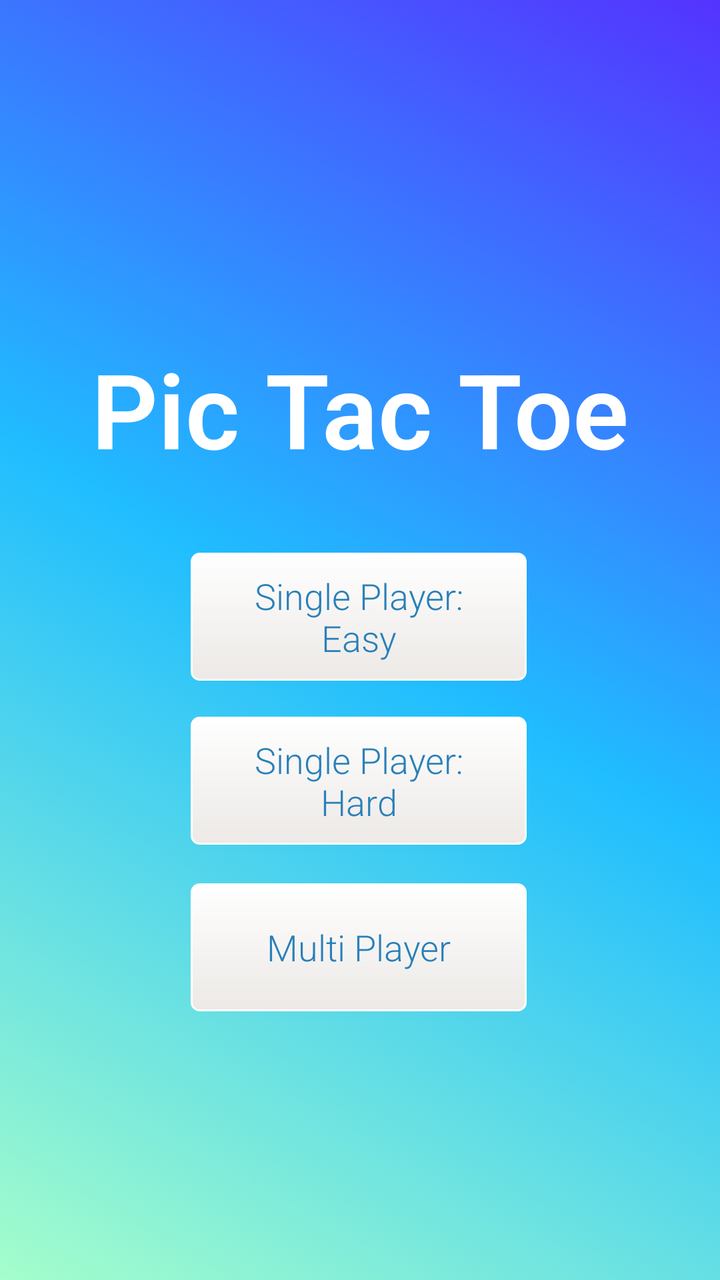
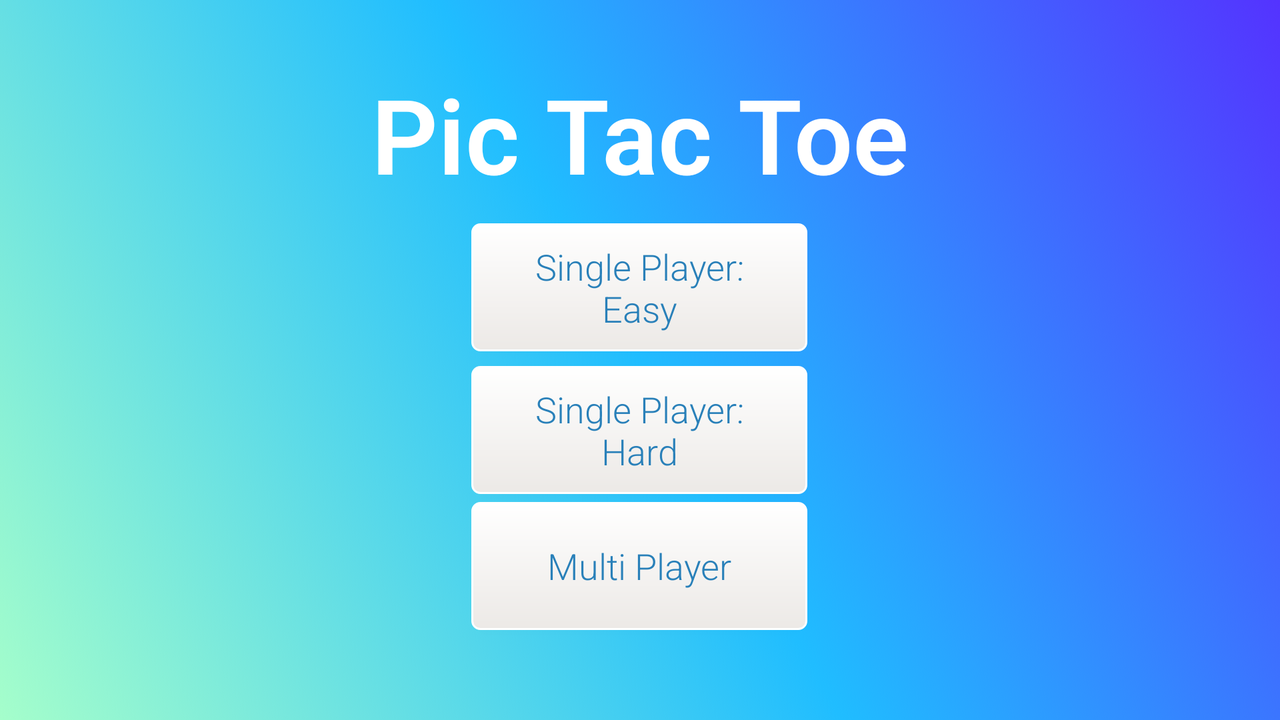

One screen, two layout resources from the same app: the default and the repository's alternative for another configuration. Each is rendered where Android would select it; the XML of both is given below.
<!-- AndroidManifest.xml: application theme AppTheme -->
<!-- res/layout/main_page.xml -->
<?xml version="1.0" encoding="utf-8"?>
<androidx.constraintlayout.widget.ConstraintLayout xmlns:android="http://schemas.android.com/apk/res/android"
    xmlns:app="http://schemas.android.com/apk/res-auto"
    android:id="@+id/main_page_layout"
    android:layout_width="match_parent"
    android:layout_height="match_parent"
    android:background="@drawable/gradient_list">

    <Button
        android:id="@+id/single_player_hard_button"
        style="@style/main_page_buttons"
        android:layout_centerHorizontal="true"
        android:background="@drawable/main_page_button_drawable"
        android:text="@string/hard_button"
        app:layout_constraintBottom_toBottomOf="parent"
        app:layout_constraintEnd_toEndOf="@+id/single_player_easy_button"
        app:layout_constraintHorizontal_bias="0.0"
        app:layout_constraintStart_toStartOf="@+id/single_player_easy_button"
        app:layout_constraintTop_toBottomOf="@+id/single_player_easy_button"
        app:layout_constraintVertical_bias="0.077" />

    <Button
        android:id="@+id/single_player_easy_button"
        style="@style/main_page_buttons"
        android:layout_centerHorizontal="true"
        android:background="@drawable/main_page_button_drawable"
        android:text="@string/easy_button"
        app:layout_constraintBottom_toBottomOf="parent"
        app:layout_constraintEnd_toEndOf="parent"
        app:layout_constraintHorizontal_bias="0.497"
        app:layout_constraintStart_toStartOf="parent"
        app:layout_constraintTop_toTopOf="parent"
        app:layout_constraintVertical_bias="0.48000002" />

    <Button
        android:id="@+id/multiplayer_player_button"
        style="@style/main_page_buttons"
        android:layout_below="@+id/single_player_easy_button"
        android:layout_centerHorizontal="true"
        android:background="@drawable/main_page_button_drawable"
        android:text="@string/multi_player_button"
        app:layout_constraintBottom_toBottomOf="parent"
        app:layout_constraintEnd_toEndOf="@+id/single_player_easy_button"
        app:layout_constraintHorizontal_bias="0.0"
        app:layout_constraintStart_toStartOf="@+id/single_player_easy_button"
        app:layout_constraintTop_toBottomOf="@+id/single_player_hard_button"
        app:layout_constraintVertical_bias="0.126" />

    <TextView
        android:id="@+id/game_title"
        style="@style/main_page_title"
        android:layout_marginBottom="280dp"
        android:text="@string/app_name"
        app:layout_constraintBottom_toBottomOf="parent"
        app:layout_constraintEnd_toEndOf="parent"
        app:layout_constraintStart_toStartOf="parent"
        app:layout_constraintTop_toTopOf="parent"
        app:layout_constraintVertical_bias="0.584" />

</androidx.constraintlayout.widget.ConstraintLayout>
<!-- resources referenced by this layout -->
<resources>
  <!-- drawable gradient_list (drawable) -->
  <?xml version="1.0" encoding="utf-8"?>
  <animation-list xmlns:android="http://schemas.android.com/apk/res/android">
      <item
          android:drawable="@drawable/gradient1"
          android:duration="4000" />
  
      <item
          android:drawable="@drawable/gradient3"
          android:duration="4000" />
  
      <item
          android:drawable="@drawable/gradient2"
          android:duration="4000" />
  </animation-list>
  <!-- drawable main_page_button_drawable (drawable) -->
  <shape xmlns:android="http://schemas.android.com/apk/res/android"
      android:shape="rectangle">
      <corners android:radius="4dp" />
      <gradient
          android:angle="90"
          android:endColor="#FFFFFF"
          android:startColor="#ECE9E6" />
      <padding
          android:bottom="2dp"
          android:left="8dp"
          android:right="8dp"
          android:top="2dp" />
      <stroke
          android:width="1dp"
          android:color="#FFFFFF" />
  </shape>
  <string name="app_name">Pic Tac Toe</string>
  <string name="easy_button">Single Player:\nEasy</string>
  <string name="hard_button">Single Player:\nHard</string>
  <string name="multi_player_button">Multi Player</string>
  <style name="main_page_buttons">
          <item name="android:textColor">@color/sky_blue</item>
          <item name="android:textAppearance">?android:textAppearanceMedium</item>
          <item name="android:textAllCaps">false</item>
          <item name="android:layout_width">168dp</item>
          <item name="android:layout_height">64dp</item>
          <item name="android:fontFamily">sans-serif-light</item>
      </style>
  <style name="main_page_title">
          <item name="android:layout_width">wrap_content</item>
          <item name="android:layout_height">wrap_content</item>
          <item name="android:textSize">52sp</item>
          <item name="android:textColor">@color/white</item>
          <item name="android:fontFamily">sans-serif-light</item>
          <item name="android:textStyle">bold</item>
      </style>
  <style name="AppTheme" parent="Theme.AppCompat.Light.DarkActionBar">
          <item name="colorPrimary">@color/blue_green_dark</item>
          <item name="colorPrimaryDark">@color/black</item>
          <item name="colorAccent">@color/black</item>
      </style>
  <!-- drawable gradient1 (drawable) -->
  <?xml version="1.0" encoding="utf-8"?>
  <shape xmlns:android="http://schemas.android.com/apk/res/android">
      <gradient
          android:angle="225"
          android:centerColor="#20BDFF"
          android:endColor="#A5FECB"
          android:startColor="#5433FF" />
  </shape>
  <!-- drawable gradient3 (drawable) -->
  <?xml version="1.0" encoding="utf-8"?>
  <shape xmlns:android="http://schemas.android.com/apk/res/android">
      <gradient
          android:angle="45"
          android:endColor="#EAECC6"
          android:startColor="#2BC0E4" />
  </shape>
  <!-- drawable gradient2 (drawable) -->
  <?xml version="1.0" encoding="utf-8"?>
  <shape xmlns:android="http://schemas.android.com/apk/res/android">
      <gradient
          android:angle="135"
          android:endColor="#F4D03F"
          android:startColor="#16A085" />
  </shape>
  <color name="sky_blue">#2980B9</color>
  <color name="white">#FFFF</color>
  <color name="blue_green_dark">#232F34</color>
  <color name="black">#000000</color>
</resources>
<!-- res/layout-land/main_page.xml (the repository's variant of the layout above) -->
<!-- drawn on the phone turned sideways -->
<?xml version="1.0" encoding="utf-8"?>
<androidx.constraintlayout.widget.ConstraintLayout xmlns:android="http://schemas.android.com/apk/res/android"
    xmlns:app="http://schemas.android.com/apk/res-auto"
    android:id="@+id/main_page_layout"
    android:layout_width="match_parent"
    android:layout_height="match_parent"
    android:background="@drawable/gradient_list">

    <Button
        android:id="@+id/single_player_hard_button"
        style="@style/main_page_buttons"
        android:layout_centerHorizontal="true"
        android:background="@drawable/main_page_button_drawable"
        android:text="@string/hard_button"
        app:layout_constraintBottom_toBottomOf="parent"
        app:layout_constraintEnd_toEndOf="@+id/single_player_easy_button"
        app:layout_constraintHorizontal_bias="0.0"
        app:layout_constraintStart_toStartOf="@+id/single_player_easy_button"
        app:layout_constraintTop_toBottomOf="@+id/single_player_easy_button"
        app:layout_constraintVertical_bias="0.060000002" />

    <Button
        android:id="@+id/single_player_easy_button"
        style="@style/main_page_buttons"
        android:layout_centerHorizontal="true"
        android:background="@drawable/main_page_button_drawable"
        android:text="@string/easy_button"
        app:layout_constraintBottom_toBottomOf="parent"
        app:layout_constraintEnd_toEndOf="parent"
        app:layout_constraintHorizontal_bias="0.499"
        app:layout_constraintStart_toStartOf="parent"
        app:layout_constraintTop_toTopOf="parent"
        app:layout_constraintVertical_bias="0.377" />

    <Button
        android:id="@+id/multiplayer_player_button"
        style="@style/main_page_buttons"
        android:layout_below="@+id/single_player_easy_button"
        android:layout_centerHorizontal="true"
        android:layout_marginTop="4dp"
        android:background="@drawable/main_page_button_drawable"
        android:text="@string/multi_player_button"
        app:layout_constraintEnd_toEndOf="@+id/single_player_easy_button"
        app:layout_constraintHorizontal_bias="0.0"
        app:layout_constraintStart_toStartOf="@+id/single_player_easy_button"
        app:layout_constraintTop_toBottomOf="@+id/single_player_hard_button" />

    <TextView
        android:id="@+id/game_title"
        style="@style/main_page_title"
        android:text="@string/app_name"
        app:layout_constraintBottom_toTopOf="@+id/single_player_easy_button"
        app:layout_constraintEnd_toEndOf="parent"
        app:layout_constraintStart_toStartOf="parent"
        app:layout_constraintTop_toTopOf="parent"
        app:layout_constraintVertical_bias="0.766" />


</androidx.constraintlayout.widget.ConstraintLayout>
